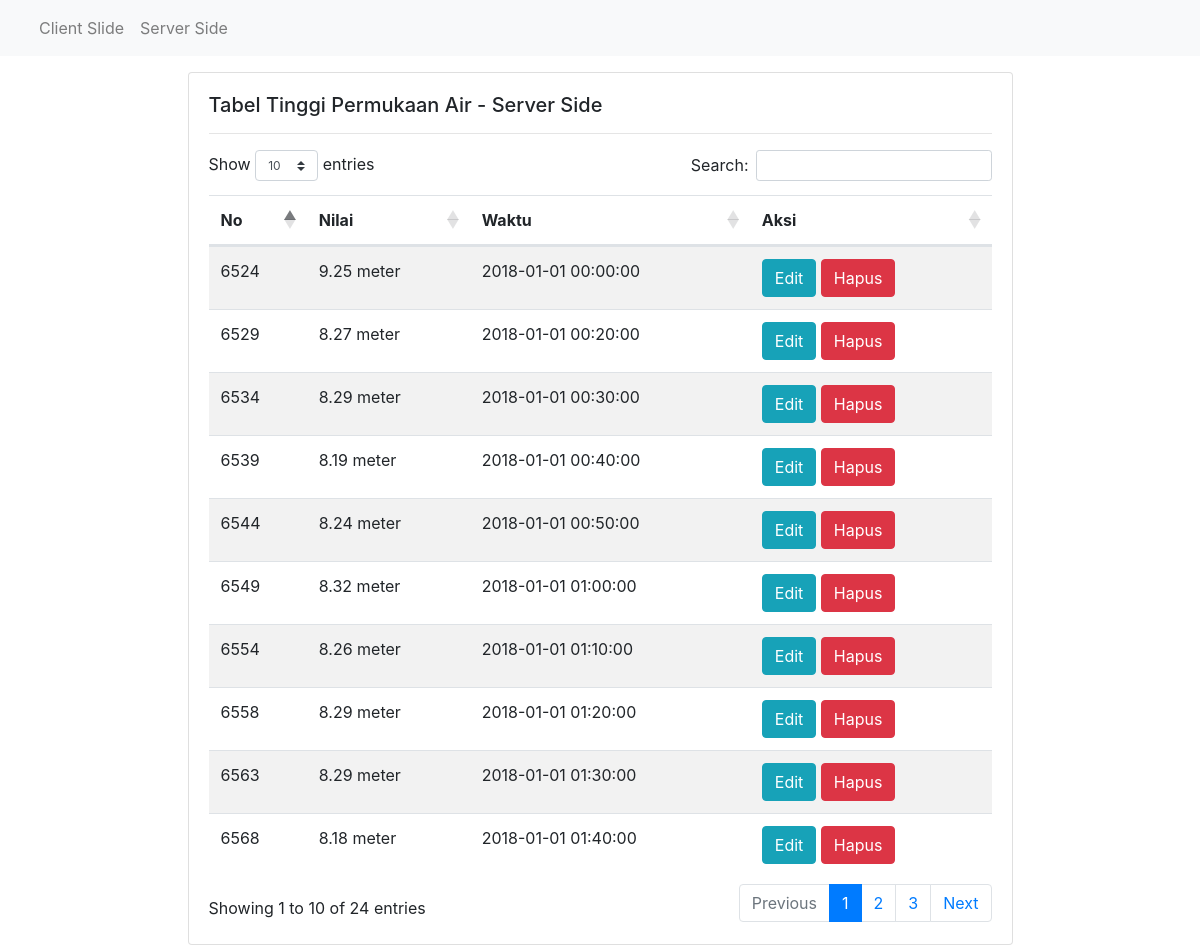
/serverside.php, run on the app's committed database.
### tables this page shows
CREATE TABLE `tma` (
  `id_tma` int(20) NOT NULL,
  `id_pos` int(3) NOT NULL,
  `nilai` double NOT NULL,
  `waktu` datetime NOT NULL
);

### serverside.php (the view, shortened to what this page needs)
<!doctype html>
<html lang="en">
  <head>
    <link rel="stylesheet" href="https://cdnjs.cloudflare.com/ajax/libs/twitter-bootstrap/4.1.3/css/bootstrap.css" />
    <link rel="stylesheet" href="https://cdn.datatables.net/1.10.19/css/dataTables.bootstrap4.min.css" />
  </head>
  <body>
    <header>
        <nav class="navbar navbar-expand-lg navbar-light bg-light">
            <div class="container-fluid">
                <div class="collapse navbar-collapse" id="navbarNav">
                    <ul class="navbar-nav">
                        <li class="nav-item">
                            <a href="index.php" class="nav-link">Client Slide</a>
                        </li>
                        <li class="nav-item">
                            <a href="serverside.php" class="nav-link"> Server Side</a>
                        </li>
                    </ul>
                </div>
            </div>
        </nav>
    </header>
    <main>
        <div class="container mt-3">
            <div class="row d-flex justify-content-center">
                <div class="col-sm-9">
                    <div class="card">
                        <div class="card-body">
                            <h5 class="card-title">Tabel Tinggi Permukaan Air - Server Side</h5>
                            <hr>
                            <table id="tabel-data" class="table table-striped">
                                <thead>
                                    <tr>
                                        <th>No</th>
                                        <th>Nilai</th>
                                        <th>Waktu</th>
                                        <th>Aksi</th>
                                    </tr>
                                </thead>
                                <tbody>
                                <?php
                                    include 'koneksi.php';
                                    $query = "SELECT * FROM tma ";
                                    $tma = mysqli_query($koneksi, $query);
                                    while($row = mysqli_fetch_array($tma))
                                    {
                                        echo " <tr>
                                        <td>" .$row['id_tma']."</td>
                                        <td>" .$row['nilai']." meter</td>
                                        <td>" .$row['waktu']."</td>
                                        <td><a href='dbedit.php?id_tma=$row[id_tma]' class='btn btn-info'>Edit</a>
                                        <a href='dbdelete.php?id_tma=$row[id_tma]' class='btn btn-danger'>Hapus</a></td>
                                        </tr>";
                                    }
                                ?>
                                </tbody>
                            </table>
                        </div>
                    </div>
                </div>
            </div>
        </div>
    </main>
  </body>
</html>

### data on the page
tma: id_tma "6524", nilai "9.25", waktu "2018-01-01 00:00:00"
tma: id_tma "6529", nilai "8.27", waktu "2018-01-01 00:20:00"
tma: id_tma "6534", nilai "8.29", waktu "2018-01-01 00:30:00"
tma: id_tma "6539", nilai "8.19", waktu "2018-01-01 00:40:00"
tma: id_tma "6544", nilai "8.24", waktu "2018-01-01 00:50:00"
tma: id_tma "6549", nilai "8.32", waktu "2018-01-01 01:00:00"
tma: id_tma "6554", nilai "8.26", waktu "2018-01-01 01:10:00"
tma: id_tma "6558", nilai "8.29", waktu "2018-01-01 01:20:00"
tma: id_tma "6563", nilai "8.29", waktu "2018-01-01 01:30:00"
tma: id_tma "6568", nilai "8.18", waktu "2018-01-01 01:40:00"
